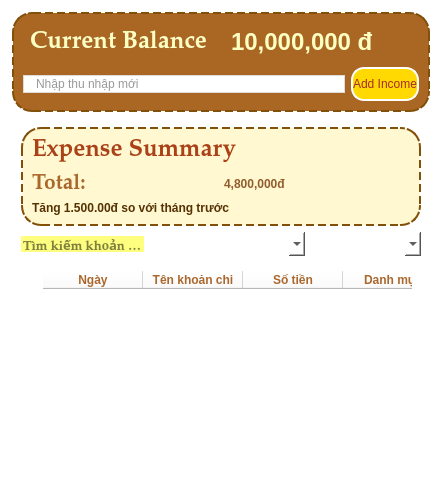
            <widget class="QFrame" name="frame_right_3">
             <property name="styleSheet">
              <string notr="true">QFrame {
   background-color: transparent; /* Xóa nền trắng/mờ */
	border: none;  
    border-radius: 20px;
    border: 1px solid rgba(255, 255, 255, 50);
}</string>
             </property>
             <property name="frameShape">
              <enum>QFrame::StyledPanel</enum>
             </property>
             <property name="frameShadow">
              <enum>QFrame::Raised</enum>
             </property>
             <layout class="QVBoxLayout" name="verticalLayout_17">
              <item>
               <widget class="QFrame" name="frame_12">
                <property name="minimumSize">
                 <size>
                  <width>100</width>
                  <height>100</height>
                 </size>
                </property>
                <property name="styleSheet">
                 <string notr="true">#frame_12 {
    background-color:rgb(170, 103, 35);
    border-radius: 20px;
    border: 2px dashed rgb(130, 80, 9);
    font: 75 14pt &quot;Palatino Linotype&quot;;
}


</string>
                </property>
                <property name="frameShape">
                 <enum>QFrame::StyledPanel</enum>
                </property>
                <property name="frameShadow">
                 <enum>QFrame::Raised</enum>
                </property>
                <layout class="QVBoxLayout" name="verticalLayout_23">
                 <item>
                  <layout class="QHBoxLayout" name="horizontalLayout_8">
                   <item>
                    <widget class="QLabel" name="label_27">
                     <property name="font">
                      <font>
                       <family>Palatino Linotype</family>
                       <pointsize>-1</pointsize>
                       <weight>75</weight>
                       <italic>false</italic>
                       <bold>true</bold>
                      </font>
                     </property>
                     <property name="styleSheet">
                      <string notr="true">font-size: 24px;
font-weight: bold;
color: rgb(252, 255, 193);
background-color:transparent;
border-color: transparent;</string>
                     </property>
                     <property name="text">
                      <string>Current Balance</string>
                     </property>
                    </widget>
                   </item>
                   <item>
                    <widget class="QLabel" name="label_soduhientai">
                     <property name="styleSheet">
                      <string notr="true">font-size: 24px;
font-weight: bold;
color: rgb(252, 255, 193);
background-color:transparent;
border-color: transparent;</string>
                     </property>
                     <property name="text">
                      <string>10,000,000 đ</string>
                     </property>
                    </widget>
                   </item>
                  </layout>
                 </item>
                 <item>
                  <layout class="QHBoxLayout" name="horizontalLayout_14">
                   <item>
                    <widget class="QLineEdit" name="lineEditIncome">
                     <property name="styleSheet">
                      <string notr="true">background-color: #ffffff;
border: 1px solid #dcdcdc;
border-radius: 10px;
padding-left: 10px;
color: #333333;
</string>
                     </property>
                     <property name="placeholderText">
                      <string>Nhập thu nhập mới</string>
                     </property>
                    </widget>
                   </item>
                   <item>
                    <widget class="QPushButton" name="pushButton_addincome">
                     <property name="styleSheet">
                      <string notr="true">QPushButton {
   background-color:rgb(255, 217, 1);
border-radius: 13px;
border: 2px solid rgb(255, 255, 255);
font: bold 13pt &quot;Palatino Linotype&quot;;
color:brown;
font_weight:bold;
 min-height: 30px; 
}
QPushButton:hover {
    background-color:rgb(255, 170, 0); /* Sáng hơn khi di chuột vào */
}
</string>
                     </property>
                     <property name="text">
                      <string>Add Income</string>
                     </property>
                    </widget>
                   </item>
                  </layout>
                 </item>
                </layout>
               </widget>
              </item>
              <item>
               <layout class="QVBoxLayout" name="verticalLayout_18">
                <item>
                 <widget class="QFrame" name="frame_content_right">
                  <property name="styleSheet">
                   <string notr="true">background-color: transparent; /* Xóa nền trắng/mờ */

border: none;                 /* Xóa viền */    ; font-weight: bold;
color: rgb(82, 65, 173);
</string>
                  </property>
                  <property name="frameShape">
                   <enum>QFrame::StyledPanel</enum>
                  </property>
                  <property name="frameShadow">
                   <enum>QFrame::Raised</enum>
                  </property>
                  <layout class="QVBoxLayout" name="verticalLayout_10">
                   <item>
                    <layout class="QVBoxLayout" name="verticalLayout_9">
                     <item>
                      <widget class="QFrame" name="frame_5">
                       <property name="styleSheet">
                        <string notr="true">#frame_5 {
    background-color:rgba(255, 247, 198,210); 
    border-radius: 20px;
    border: 2px dashed rgb(130, 80, 9);
    font: 75 14pt &quot;Palatino Linotype&quot;;
}
</string>
                       </property>
                       <property name="frameShape">
                        <enum>QFrame::StyledPanel</enum>
                       </property>
                       <property name="frameShadow">
                        <enum>QFrame::Raised</enum>
                       </property>
                       <layout class="QGridLayout" name="gridLayout">
                        <item row="0" column="0" colspan="2">
                         <widget class="QLabel" name="label_36">
                          <property name="font">
                           <font>
                            <family>Palatino Linotype</family>
                            <pointsize>18</pointsize>
                            <weight>50</weight>
                            <italic>false</italic>
                            <bold>false</bold>
                           </font>
                          </property>
                          <property name="styleSheet">
                           <string notr="true">color: rgb(170, 65, 23);
font: 18pt &quot;Palatino Linotype&quot;;
background-color:transparent;
border-color: transparent;</string>
                          </property>
                          <property name="text">
                           <string>&lt;html&gt;&lt;head/&gt;&lt;body&gt;&lt;p align=&quot;justify&quot;&gt;&lt;span style=&quot; font-weight:600;&quot;&gt;Expense Summary&lt;/span&gt;&lt;/p&gt;&lt;/body&gt;&lt;/html&gt;</string>
                          </property>
                          <property name="alignment">
                           <set>Qt::AlignCenter</set>
                          </property>
                         </widget>
                        </item>
                        <item row="1" column="1">
                         <widget class="QLabel" name="label_total_3">
                          <property name="styleSheet">
                           <string notr="true">background-color:transparent;
border-color: transparent;
color: rgb(145, 93, 47);</string>
                          </property>
                          <property name="text">
                           <string>4,800,000đ</string>
                          </property>
                         </widget>
                        </item>
                        <item row="2" column="0" colspan="2">
                         <widget class="QLabel" name="label_tanggiam">
                          <property name="styleSheet">
                           <string notr="true">color: rgb(85, 49, 4);
background-color:transparent;
border-color: transparent;</string>
                          </property>
                          <property name="text">
                           <string>Tăng 1.500.00đ so với tháng trước</string>
                          </property>
                         </widget>
                        </item>
                        <item row="1" column="0">
                         <widget class="QLabel" name="label_24">
                          <property name="font">
                           <font>
                            <family>Palatino Linotype</family>
                            <pointsize>16</pointsize>
                            <weight>75</weight>
                            <italic>false</italic>
                            <bold>true</bold>
                           </font>
                          </property>
                          <property name="styleSheet">
                           <string notr="true">background-color:transparent;
border-color: transparent;
color:  rgb(170, 104, 46);</string>
                          </property>
                          <property name="text">
                           <string>Total:</string>
                          </property>
                         </widget>
                        </item>
                       </layout>
                      </widget>
                     </item>
                    </layout>
                   </item>
                   <item>
                    <layout class="QHBoxLayout" name="horizontalLayout_16">
                     <item>
                      <widget class="QLineEdit" name="lineEdittimkhoanchi_3">
                       <property name="maximumSize">
                        <size>
                         <width>200</width>
                         <height>16777215</height>
                        </size>
                       </property>
                       <property name="font">
                        <font>
                         <family>Palatino Linotype</family>
                         <pointsize>10</pointsize>
                         <weight>75</weight>
                         <italic>false</italic>
                         <bold>true</bold>
                        </font>
                       </property>
                       <property name="styleSheet">
                        <string notr="true">background-color: rgb(255, 255, 127); /* Xóa nền trắng/mờ */
font: 10pt &quot;Palatino Linotype&quot;;
color: rgb(0, 0, 0);
border: none;                 /* Xóa viền */    ; font-weight: bold;
</string>
                       </property>
                       <property name="placeholderText">
                        <string>Tìm kiếm khoản chi...</string>
                       </property>
                      </widget>
                     </item>
                     <item>
                      <widget class="QPushButton" name="pushButtonsearch_3">
                       <property name="maximumSize">
                        <size>
                         <width>30</width>
                         <height>16777215</height>
                        </size>
                       </property>
                       <property name="styleSheet">
                        <string notr="true">background-color: transparent; /* Xóa nền trắng/mờ */
color: rgb(0, 0, 0);
border: none;                 /* Xóa viền */    ; font-weight: bold;
</string>
                       </property>
                       <property name="text">
                        <string/>
                       </property>
                       <property name="icon">
                        <iconset resource="../resources.qrc">
                         <normaloff>:/nen/images/ic_search.png</normaloff>:/nen/images/ic_search.png</iconset>
                       </property>
                       <property name="iconSize">
                        <size>
                         <width>30</width>
                         <height>30</height>
                        </size>
                       </property>
                      </widget>
                     </item>
                     <item>
                      <widget class="QComboBox" name="comboBoxsapxep_2">
                       <property name="font">
                        <font>
                         <family>Palatino Linotype</family>
                         <pointsize>16</pointsize>
                         <weight>75</weight>
                         <italic>false</italic>
                         <bold>true</bold>
                        </font>
                       </property>
                       <property name="styleSheet">
                        <string notr="true">background-color: white; /* Xóa nền trắng/mờ */
color: rgb(0, 0, 0);
border: none;                 /* Xóa viền */    ; font-weight: bold;
</string>
                       </property>
                       <item>
                        <property name="text">
                         <string/>
                        </property>
                       </item>
                       <item>
                        <property name="text">
                         <string>Tăng dần</string>
                        </property>
                       </item>
                       <item>
                        <property name="text">
                         <string>Giảm dần</string>
                        </property>
                       </item>
                      </widget>
                     </item>
                     <item>
                      <widget class="QComboBox" name="comboBoxloc_2">
                       <property name="font">
                        <font>
                         <family>Palatino Linotype</family>
                         <pointsize>16</pointsize>
                         <weight>75</weight>
                         <italic>false</italic>
                         <bold>true</bold>
                        </font>
                       </property>
                       <property name="styleSheet">
                        <string notr="true">background-color: white; /* Xóa nền trắng/mờ */
color: rgb(0, 0, 0);
border: none;                 /* Xóa viền */    ; font-weight: bold;
</string>
                       </property>
                       <item>
                        <property name="text">
                         <string/>
                        </property>
                       </item>
                       <item>
                        <property name="text">
                         <string>Ăn uống</string>
                        </property>
                       </item>
                       <item>
                        <property name="text">
                         <string>Giải trí</string>
                        </property>
                       </item>
                       <item>
                        <property name="text">
                         <string>Đi lại</string>
                        </property>
                       </item>
                       <item>
                        <property name="text">
                         <string>Học tập</string>
                        </property>
                       </item>
                       <item>
                        <property name="text">
                         <string>Mua sắm</string>
                        </property>
                       </item>
                       <item>
                        <property name="text">
                         <string>Sức khỏe</string>
                        </property>
                       </item>
                      </widget>
                     </item>
                    </layout>
                   </item>
                   <item>
                    <widget class="QFrame" name="frame">
                     <property name="frameShape">
                      <enum>QFrame::StyledPanel</enum>
                     </property>
                     <property name="frameShadow">
                      <enum>QFrame::Raised</enum>
                     </property>
                     <layout class="QHBoxLayout" name="horizontalLayout_11">
                      <item>
                       <widget class="QLabel" name="label_16">
                        <property name="text">
                         <string/>
                        </property>
                        <property name="pixmap">
                         <pixmap resource="../resources.qrc">:/nen/images/maugradient.png</pixmap>
                        </property>
                        <property name="scaledContents">
                         <bool>true</bool>
                        </property>
                       </widget>
                      </item>
                      <item>
                       <widget class="QTableWidget" name="tablelExpenseist2_3">
                        <property name="styleSheet">
                         <string notr="true">background-color: rgb(255, 255, 255);
color:  rgb(170, 104, 46);
font: 10pt &quot;Palatino Linotype&quot;;
</string>
                        </property>
                        <property name="verticalScrollBarPolicy">
                         <enum>Qt::ScrollBarAsNeeded</enum>
                        </property>
                        <property name="horizontalScrollBarPolicy">
                         <enum>Qt::ScrollBarAlwaysOff</enum>
                        </property>
                        <property name="selectionBehavior">
                         <enum>QAbstractItemView::SelectRows</enum>
                        </property>
                        <attribute name="horizontalHeaderStretchLastSection">
                         <bool>true</bool>
                        </attribute>
                        <attribute name="verticalHeaderVisible">
                         <bool>false</bool>
                        </attribute>
                        <attribute name="verticalHeaderStretchLastSection">
                         <bool>true</bool>
                        </attribute>
                        <column>
                         <property name="text">
                          <string>Ngày</string>
                         </property>
                        </column>
                        <column>
                         <property name="text">
                          <string>Tên khoản chi</string>
                         </property>
                        </column>
                        <column>
                         <property name="text">
                          <string>Số tiền</string>
                         </property>
                        </column>
                        <column>
                         <property name="text">
                          <string>Danh mục</string>
                         </property>
                        </column>
                       </widget>
                      </item>
                     </layout>
                    </widget>
                   </item>
                  </layout>
                 </widget>
                </item>
               </layout>
              </item>
             </layout>
            </widget>
